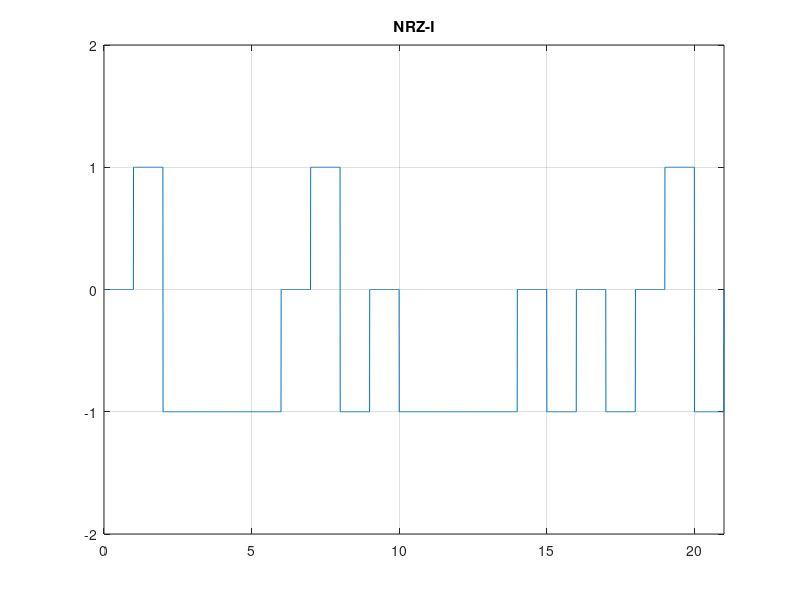

Source code (MATLAB):
clc;
clear;
%x=[0 1 0 1 0 0 0 1 1 0 1 1 0 0 0 1];
x=[1 0 1 0 0 0 1 0 1 1 1 0 0 0 1 1 1 1 1 0 1];
T=length(x);
n=200;
N=n*T;
dt=T/N;
pulse=-1;
t=0:dt:T;
y=zeros(1,length(t));
  for i=0:T-1;
    if x(i+1)==1
        if pulse==1
            pulse=-1;
            y(i*n+1 : (i+1)*n)=-1;
        else
            pulse=1;
            y(i*n+1 : (i+1)*n);
        end;
    else
        y(i*n+1 : (i+1)*n)=pulse;
    end;
  end;
  plot(t,y);
  axis([0 t(end) -2 2]);
  grid on;
  title('NRZ-I');
 
%end;
